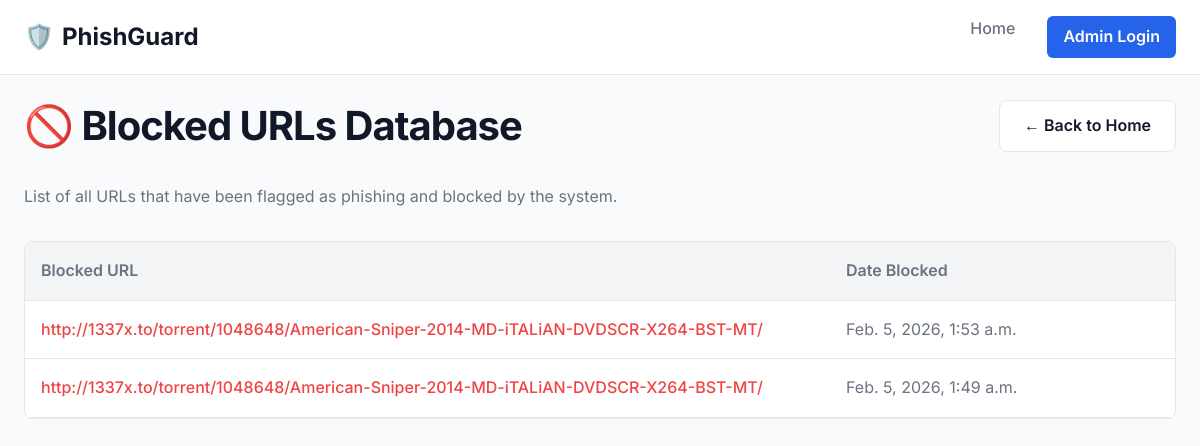
/blockurl (signed in), run on an earlier commit of the app's database.
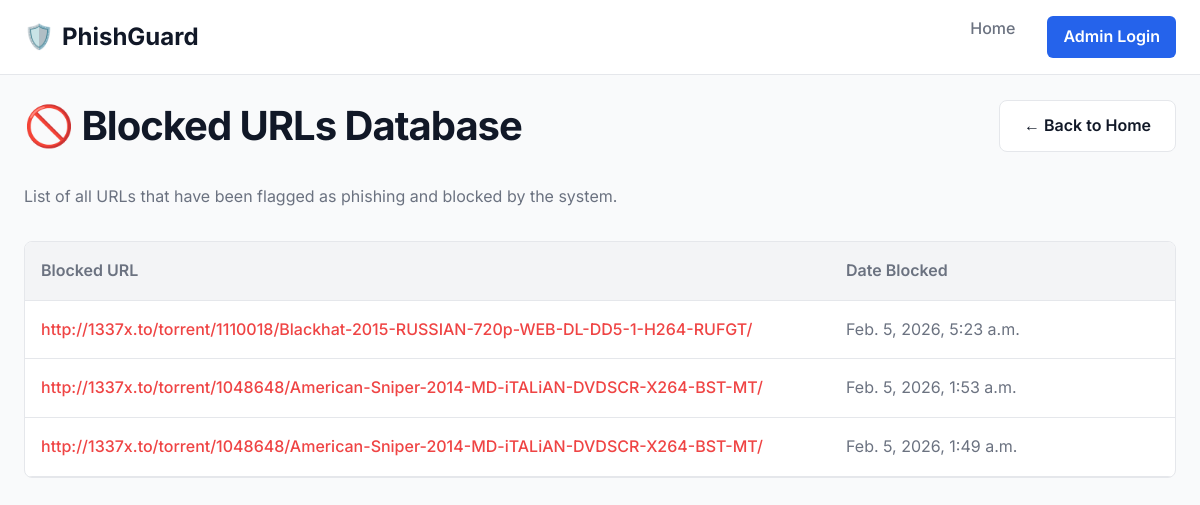
And on a later commit of the database.
### PhishingDetectionApp/models.py (models this page shows, shortened)
class BlockedUrl(models.Model):
    url = models.CharField(max_length=500)
    blocked_date = models.DateTimeField(auto_now_add=True)

### PhishingDetectionApp/views.py (the view)
# urls.py: path("blockurl", views.blockurl, name="blockurl"),
@login_required(login_url='AdminLogin')
def blockurl(request):
    if request.method == 'GET':
        url = request.GET.get('url')
        if url:
             BlockedUrl.objects.create(url=url)
        alt = "<script>window.alert('Url Blocked Successfully..!!!')</script>"
        data = BlockedUrl.objects.all().order_by('-blocked_date')
        context = {"data": data, 'alt': alt}
        return render(request, 'ViewBlockedUrls.html', context)
    data = BlockedUrl.objects.all().order_by('-blocked_date')
    return render(request, 'ViewBlockedUrls.html', {"data": data})

### PhishingDetectionApp/templates/ViewBlockedUrls.html (shortened to what this page needs)
{% load static %}
<!DOCTYPE html>
<html lang="en">
<head>
    <link rel="stylesheet" href="{% static 'style.css' %}">
</head>
<body>
    <nav class="navbar">
        <div class="container nav-content">
            <div class="logo">
                <span class="logo-icon">🛡️</span> PhishGuard
            </div>
            <div class="nav-links">
                <a href="{% url 'index' %}">Home</a>
                <a href="{% url 'AdminLogin' %}" class="btn btn-primary"
                    style="padding: 0.5rem 1rem; border-radius: 6px;">Admin Login</a>
            </div>
        </div>
    </nav>
    <div class="container" style="padding-top: 100px; padding-bottom: 4rem;">
        <div style="display: flex; justify-content: space-between; align-items: center; margin-bottom: 2rem;">
            <h2>🚫 Blocked URLs Database</h2>
            <a href="{% url 'index' %}" class="btn btn-secondary">← Back to Home</a>
        </div>
        <p style="margin-bottom: 2rem; color: var(--text-muted);">List of all URLs that have been flagged as phishing
            and blocked by the system.</p>
        <div class="table-container">
            <table class="data-table">
                <thead>
                    <tr>
                        <th style="width: 70%;">Blocked URL</th>
                        <th style="width: 30%;">Date Blocked</th>
                    </tr>
                </thead>
                <tbody>
                    {% for i in data %}
                    <tr>
                        <td style="color: var(--danger); font-weight: 500;">{{ i.url }}</td>
                        <td style="color: var(--text-muted);">{{ i.blocked_date }}</td>
                    </tr>
                    {% empty %}
                    <tr>
                        <td colspan="2" class="text-center" style="padding: 3rem; color: var(--text-muted);">
                            No blocked URLs found in the database.
                        </td>
                    </tr>
                    {% endfor %}
                </tbody>
            </table>
        </div>
    </div>
</body>
</html>

### PhishingDetectionApp/static/style.css (style rules this page uses)
:root { --primary: #2563EB; --primary-dark: #1E40AF; --primary-light: #3B82F6; --secondary: #1E3A8A; --accent: #60A5FA; --bg-body: #F9FAFB; --bg-white: #FFFFFF; --bg-surface: #F3F4F6; --text-main: #111827; --text-muted: #6B7280; --text-light: #9CA3AF; --text-white: #FFFFFF; --border: #E5E7EB; --success: #10B981; --danger: #EF4444; --shadow-sm: 0 1px 2px 0 rgba(0, 0, 0, 0.05); --shadow: 0 4px 6px -1px rgba(0, 0, 0, 0.1), 0 2px 4px -1px rgba(0, 0, 0, 0.06); --shadow-lg: 0 10px 15px -3px rgba(0, 0, 0, 0.1), 0 4px 6px -2px rgba(0, 0, 0, 0.05); --radius: 0.5rem; --radius-lg: 1rem; --container: 1200px; }
* { margin: 0; padding: 0; box-sizing: border-box; font-family: 'Inter', sans-serif; }
body { background-color: var(--bg-body); color: var(--text-main); line-height: 1.6; -webkit-font-smoothing: antialiased; }
a { text-decoration: none; color: inherit; transition: 0.2s; }
h1, h2, h3, h4, h5, h6 { font-weight: 700; line-height: 1.2; color: var(--text-main); }
h2 { font-size: 2.5rem; letter-spacing: -0.025em; }
p { color: var(--text-muted); }
.container { max-width: var(--container); margin: 0 auto; padding: 0 1.5rem; }
.btn { display: inline-flex; align-items: center; justify-content: center; padding: 0.75rem 1.5rem; border-radius: var(--radius); font-weight: 600; cursor: pointer; transition: all 0.2s; font-size: 1rem; border: none; }
.btn-primary { background-color: var(--primary); color: white; }
.btn-secondary { background-color: var(--bg-white); color: var(--text-main); border: 1px solid var(--border); }
.navbar { position: fixed; top: 0; left: 0; width: 100%; z-index: 1000; background-color: rgba(255, 255, 255, 0.9); backdrop-filter: blur(10px); border-bottom: 1px solid var(--border); padding: 1rem 0; }
.nav-content { display: flex; justify-content: space-between; align-items: center; }
.logo { display: flex; align-items: center; gap: 0.5rem; font-size: 1.5rem; font-weight: 700; color: var(--text-main); }
.logo-icon { color: var(--primary); }
.nav-links { display: flex; gap: 2rem; font-weight: 500; color: var(--text-muted); }
.table-container { width: 100%; overflow-x: auto; background: white; border-radius: var(--radius); border: 1px solid var(--border); }
.data-table { width: 100%; border-collapse: collapse; }
.data-table th, .data-table td { padding: 1rem; text-align: left; border-bottom: 1px solid var(--border); }
.data-table th { background: var(--bg-surface); font-weight: 600; color: var(--text-muted); }

What changed in the data, as far as the page shows it:
added BlockedUrl: url "http://1337x.to/torrent/1110018/Blackhat-2015-RUSSIAN-720p-WEB-DL-DD5-1-H264-RUFGT/", blocked_date "Feb. 5, 2026, 5:23 a.m."
